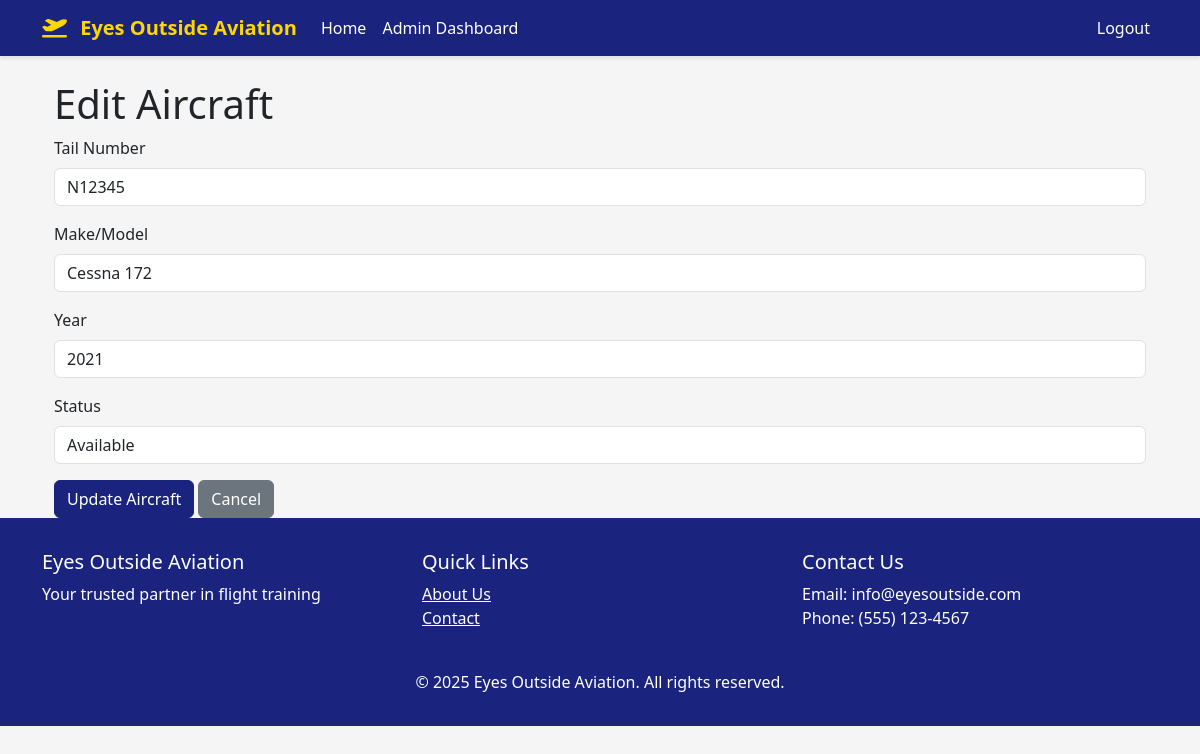
The page /admin/aircraft/1/edit (signed in) on the database its author committed.
### app/models.py (models this page shows, shortened)
class Aircraft(db.Model):
    id = db.Column(db.Integer, primary_key=True)
    tail_number = db.Column(db.String(10), unique=True, nullable=False)
    make_model = db.Column(db.String(100), nullable=False)
    year = db.Column(db.Integer)
    status = db.Column(db.String(20), default='available')  # available, maintenance, retired
    created_at = db.Column(db.DateTime, default=datetime.utcnow)
    bookings = db.relationship('Booking', backref='aircraft', lazy='dynamic')

### app/routes/admin.py (the view, shortened to what this page needs)
@bp.route('/aircraft/<int:aircraft_id>/edit', methods=['GET', 'POST'])
@login_required
@admin_required
def edit_aircraft(aircraft_id):
    aircraft = Aircraft.query.get_or_404(aircraft_id)
    return render_template('admin/edit_aircraft.html', aircraft=aircraft)

### app/__init__.py (called while the page is built)
def create_app(config_class=Config):
    app = Flask(__name__)
    app.config.from_object(config_class)
    db.init_app(app)
    login_manager.init_app(app)
    mail.init_app(app)
    migrate.init_app(app, db)
    login_manager.login_view = 'auth.login'
    login_manager.login_message = 'Please log in to access this page.'
    from app.routes import auth, admin, booking, main
    app.register_blueprint(auth.bp, url_prefix='/auth')
    app.register_blueprint(admin.bp, url_prefix='/admin')
    app.register_blueprint(booking.bp, url_prefix='/booking')
    app.register_blueprint(main.bp)
    @app.context_processor
    def utility_processor():
        return {'now': datetime.now()}
    with app.app_context():
        db.create_all()
        db.session.commit()
    return app

@login_manager.user_loader
def load_user(id):
    return User.query.get(int(id))

### app/routes/admin.py (called while the page is built)
def admin_required(f):
    @wraps(f)
    def decorated_function(*args, **kwargs):
        if not current_user.is_authenticated or not current_user.is_admin:
            flash('You need to be an admin to access this page.', 'error')
            return redirect(url_for('main.index'))
        return f(*args, **kwargs)
    return decorated_function

### app/templates/admin/edit_aircraft.html (shortened to what this page needs)
{% extends "base.html" %}
{% block content %}
<div class="container mt-4">
    <h1>Edit Aircraft</h1>
    <form method="POST">
        <div class="mb-3">
            <label for="tail_number" class="form-label">Tail Number</label>
            <input type="text" class="form-control" id="tail_number" name="tail_number" value="{{ aircraft.tail_number }}" required>
        </div>
        <div class="mb-3">
            <label for="make_model" class="form-label">Make/Model</label>
            <input type="text" class="form-control" id="make_model" name="make_model" value="{{ aircraft.make_model }}" required>
        </div>
        <div class="mb-3">
            <label for="year" class="form-label">Year</label>
            <input type="number" class="form-control" id="year" name="year" value="{{ aircraft.year }}" required>
        </div>
        <div class="mb-3">
            <label for="status" class="form-label">Status</label>
            <select class="form-control" id="status" name="status">
                <option value="available" {% if aircraft.status == 'available' %}selected{% endif %}>Available</option>
            </select>
        </div>
        <button type="submit" class="btn btn-primary">Update Aircraft</button>
        <a href="{{ url_for('admin.manage_aircraft') }}" class="btn btn-secondary">Cancel</a>
    </form>
</div>
{% endblock %}

### app/templates/base.html (style rules this page uses)
:root { --primary-color: #1a237e; --secondary-color: #0d47a1; --accent-color: #ffd700; }
body { font-family: 'Segoe UI', Tahoma, Geneva, Verdana, sans-serif; background-color: #f5f5f5; }
.btn-primary { background-color: var(--primary-color); border-color: var(--primary-color); }

### rows shown on the page
Aircraft: tail_number "N12345", make_model "Cessna 172", year "2021", status "Available"
